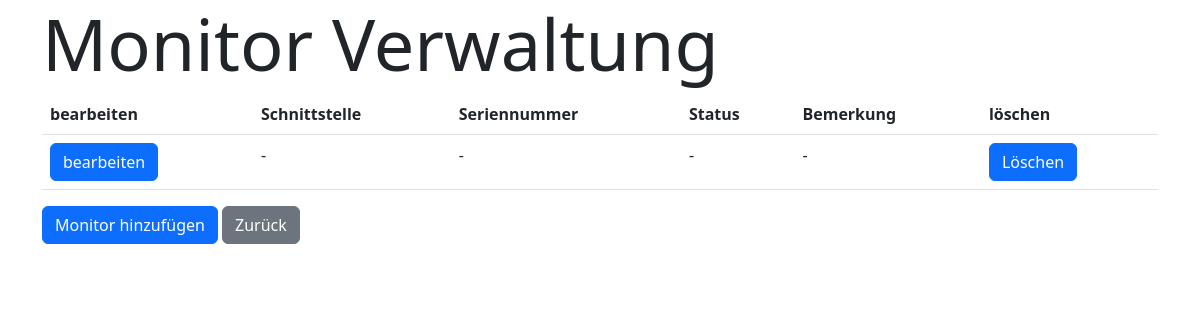
The page /itinventory/monitors/ (signed in) on the database its author committed.
### itinventory/models.py (models this page shows)
class Monitor(models.Model):
      schnittstelle = models.CharField(max_length=255)
      serialnummer = models.CharField(max_length=55,default=None, null=True, blank=True)
      bemaerkung = models.CharField(max_length=300,default=None, null=True, blank=True)
      status = models.CharField(max_length=100,default=None, null=True, blank=True)

### itinventory/views.py (the view)
# urls.py: path('monitors/', views.monitors, name='monitors'),
@login_required
def monitors(request):
    myMonitors = Monitor.objects.all().values()
    template = loader.get_template('monitors.html')
    context = {
        'myMonitors': myMonitors
    }
    return HttpResponse(template.render(context, request))

### itinventory/templates/monitors.html (shortened to what this page needs)
<!doctype html>
<html lang="en">
  <head>
    <link href="https://cdn.jsdelivr.net/npm/bootstrap@5.2.2/dist/css/bootstrap.min.css" rel="stylesheet">
    <link rel="icon" href="https://usercontent.one/wp/www.qa-rheinruhr.de/wp-content/uploads/favicon.png" sizes="32x32">  </head>
  <body>
    <div class="container" >
        <div class="row">
            <div class="col-12">
              <h1 class="display-2">Monitor Verwaltung</h1>
              <form action="/itinventory/addplatz/addplatzRecord/" method="post">
                <div class="table-responsive">
                <table class="table">
                  <tr>
                    <th>bearbeiten</th>
                    <th>Schnittstelle</th>
                    <th>Seriennummer</th>
                    <th>Status</th>
                    <th>Bemerkung</th>
                    <th>löschen</th>
                  </tr>
                  {% for x in myMonitors %}
                  <tr>
                    <td><a href="/itinventory/updateMonitor/{{ x.id }}" class="btn btn-primary">bearbeiten</a></td>
                    <td>{{ x.schnittstelle }}</td>
                    <td>{{ x.serialnummer }}</td>
                    <td>{{ x.status }}</td>
                    <td>{{ x.bemaerkung }}</td>
                    <td>
                      <button type="button" class="btn btn-primary" data-bs-toggle="modal" data-bs-target="#exampleModal{{ x.id }}">
                        Löschen
                      </button>
                    </td>
                </tr>
                {% endfor %}
                </table>
              </div>
                <a href="/itinventory/addMONITOR/" class="btn btn-primary">Monitor hinzufügen</a>
                <a href="/itinventory/" class="btn btn-secondary">Zurück</a>
              </form>
            </div>
        </div>
    </div>
  </body>
</html>

### rows shown on the page
Monitor: schnittstelle "-", serialnummer "-", status "-", bemaerkung "-"
